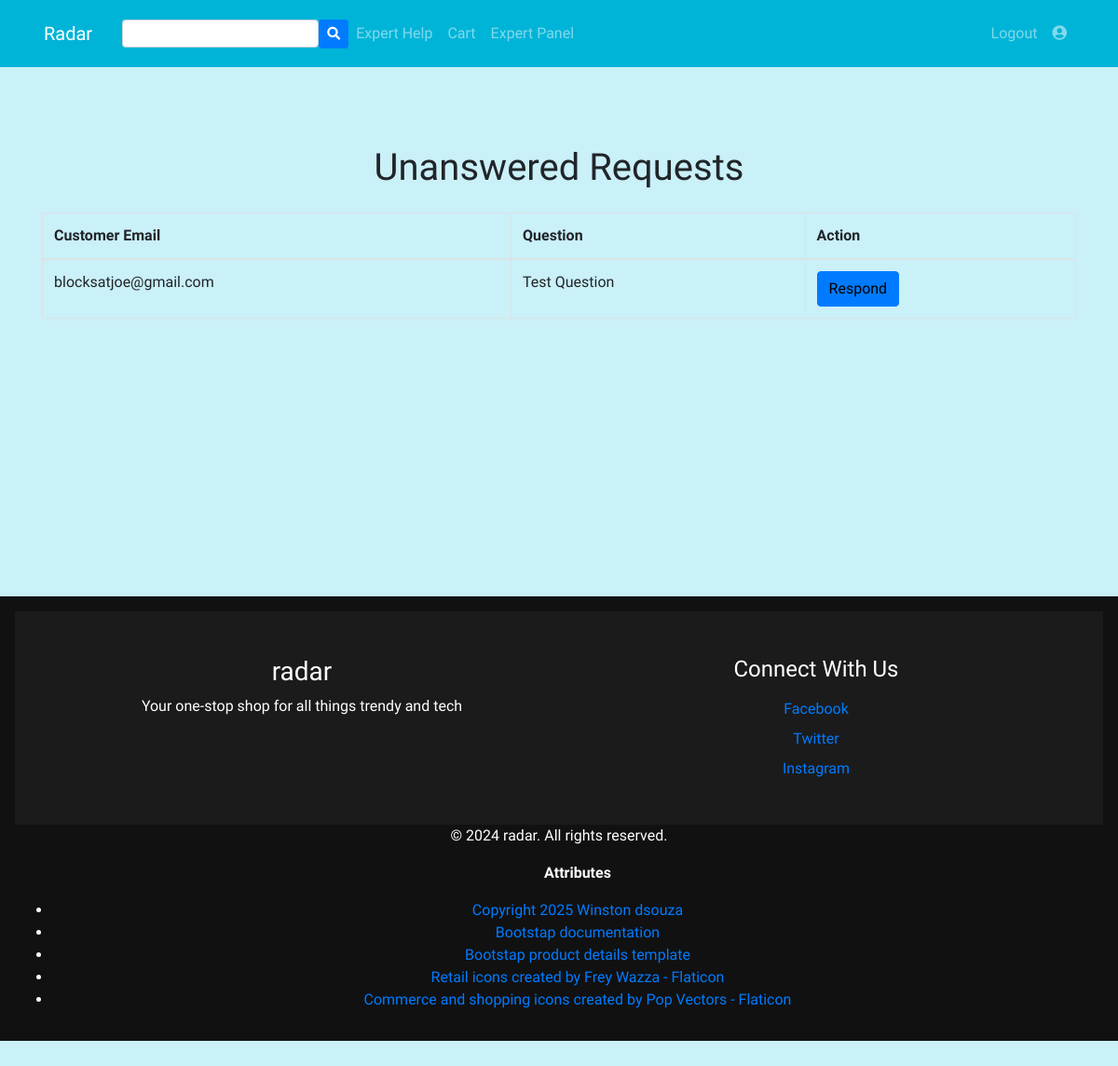
The app's page /expert_panel.php (signed in), older data.
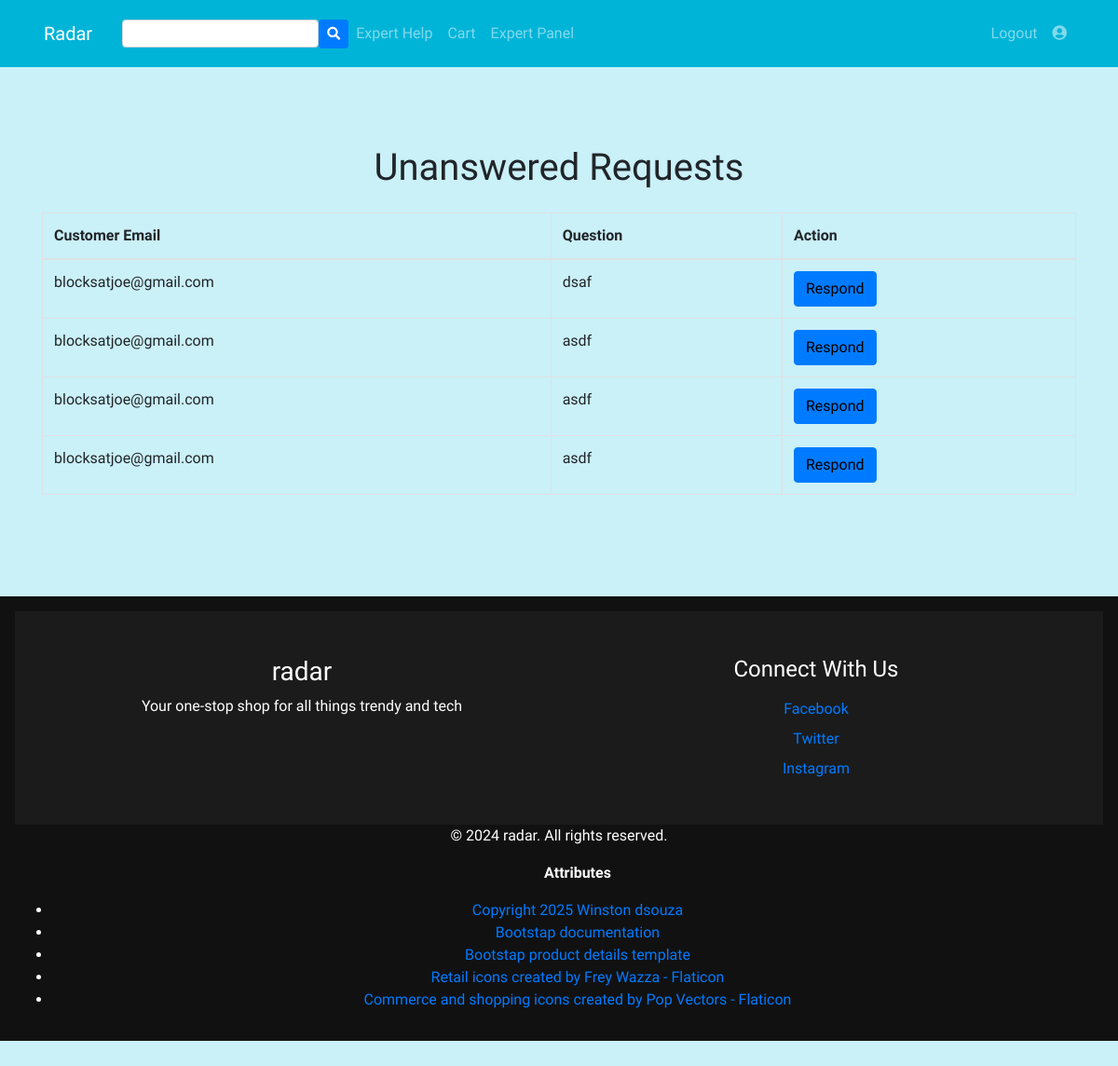
The same page, newer data.
### tables this page shows
CREATE TABLE `requests` (
  `id` int(11) NOT NULL,
  `customer_email` varchar(255) NOT NULL,
  `question` text NOT NULL,
  `category` enum('uncategorized','tech','fashion','home') DEFAULT 'uncategorized',
  `responded` tinyint(1) DEFAULT 0
);

### expert_panel.php (the view, shortened to what this page needs)
<?php
require("includes/common.php");
$query = "SELECT id, customer_email, question, category, responded FROM requests WHERE responded = 0 ORDER BY id DESC";
$result = mysqli_query($con, $query);
?>
<!DOCTYPE html>
<html lang="en">
<head>
    <link rel="stylesheet" href="includes/styles.css?v=1.0">
    <link rel="stylesheet" href="https://stackpath.bootstrapcdn.com/bootstrap/4.1.3/css/bootstrap.min.css">
    <link href="https://stackpath.bootstrapcdn.com/font-awesome/4.7.0/css/font-awesome.min.css" rel="stylesheet">
</head>
<body>
<?php include 'includes/navbar.php'; ?>
<div class="container" style="min-height: 600px; padding-top: 100px;">
    <h1 class="text-center mb-4">Unanswered Requests</h1>
    <?php if (mysqli_num_rows($result) > 0): ?>
        <table class="table table-bordered">
            <thead>
                <tr>
                    <th>Customer Email</th>
                    <th>Question</th>
                    <th>Action</th>
                </tr>
            </thead>
            <tbody>
                <?php while ($row = mysqli_fetch_array($result)): ?>
                    <tr>
                        <td><?php echo htmlspecialchars($row['customer_email']); ?></td>
                        <td><?php echo htmlspecialchars($row['question']); ?></td>
                        <td><a href="respond.php?id=<?php echo $row['id']; ?>" class="btn btn-primary">Respond</a></td>
                    </tr>
                <?php endwhile; ?>
            </tbody>
        </table>
    <?php else: ?>
        <p class="text-center" style="margin-top: 50px; font-size: larger;">No new requests at the moment.</p>
    <?php endif; ?>
</div>
<?php include 'includes/footer.php'; ?>
</body>
</html>

Row changes from the older to the newer data that the page shows:
no longer on this page (row edited): requests: customer_email "blocksatjoe@gmail.com", question "Test Question"
added requests: customer_email "blocksatjoe@gmail.com", question "dsaf"
added requests: customer_email "blocksatjoe@gmail.com", question "asdf"
added requests: customer_email "blocksatjoe@gmail.com", question "asdf"
added requests: customer_email "blocksatjoe@gmail.com", question "asdf"
